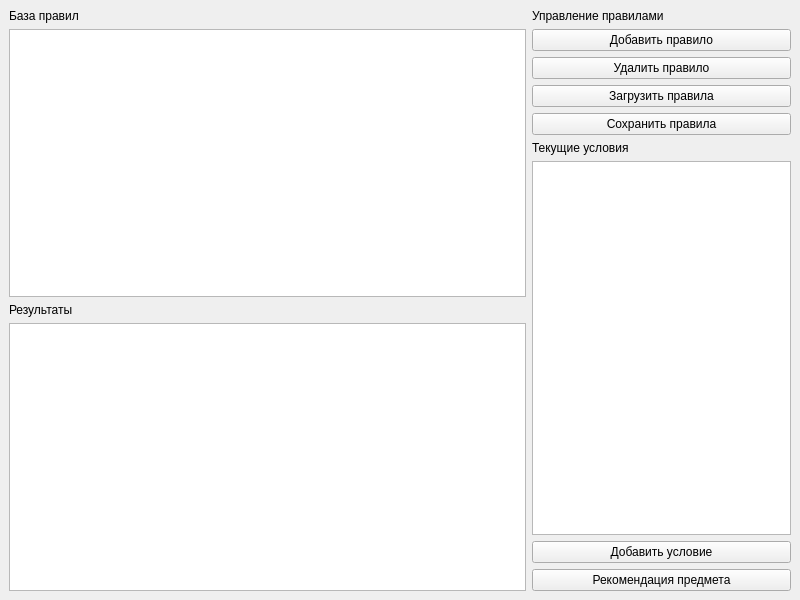
<?xml version="1.0" encoding="UTF-8"?>
<ui version="4.0">
 <class>MainWindow</class>
 <widget class="QMainWindow" name="MainWindow">
  <property name="geometry">
   <rect>
    <x>0</x>
    <y>0</y>
    <width>800</width>
    <height>600</height>
   </rect>
  </property>
  <property name="windowTitle">
   <string>Система подбора предметов для игры League of Legends</string>
  </property>
  <widget class="QWidget" name="centralwidget">
   <layout class="QHBoxLayout" name="horizontalLayout" stretch="2,1">
    <item>
     <layout class="QVBoxLayout" name="verticalLayout_7">
      <item>
       <layout class="QVBoxLayout" name="verticalLayout">
        <item>
         <widget class="QLabel" name="ruleBaseLabel">
          <property name="text">
           <string>База правил</string>
          </property>
         </widget>
        </item>
        <item>
         <widget class="QTableView" name="rulesBaseTable"/>
        </item>
       </layout>
      </item>
      <item>
       <layout class="QVBoxLayout" name="verticalLayout_5">
        <item>
         <widget class="QLabel" name="resultLabel">
          <property name="text">
           <string>Результаты</string>
          </property>
         </widget>
        </item>
        <item>
         <widget class="QTextEdit" name="result">
          <property name="readOnly">
           <bool>true</bool>
          </property>
         </widget>
        </item>
       </layout>
      </item>
     </layout>
    </item>
    <item>
     <layout class="QVBoxLayout" name="verticalLayout_6">
      <item>
       <layout class="QVBoxLayout" name="verticalLayout_3">
        <item>
         <widget class="QLabel" name="rulesManagementLabel">
          <property name="text">
           <string>Управление правилами</string>
          </property>
         </widget>
        </item>
        <item>
         <layout class="QVBoxLayout" name="verticalLayout_2">
          <item>
           <widget class="QPushButton" name="addRuleBtn">
            <property name="text">
             <string>Добавить правило</string>
            </property>
           </widget>
          </item>
          <item>
           <widget class="QPushButton" name="deleteRuleBtn">
            <property name="text">
             <string>Удалить правило</string>
            </property>
           </widget>
          </item>
          <item>
           <widget class="QPushButton" name="loadRulesBtn">
            <property name="text">
             <string>Загрузить правила</string>
            </property>
           </widget>
          </item>
          <item>
           <widget class="QPushButton" name="saveRulesBtn">
            <property name="text">
             <string>Сохранить правила</string>
            </property>
           </widget>
          </item>
         </layout>
        </item>
       </layout>
      </item>
      <item>
       <layout class="QVBoxLayout" name="verticalLayout_4">
        <item>
         <widget class="QLabel" name="currentConditionsLabel">
          <property name="text">
           <string>Текущие условия</string>
          </property>
         </widget>
        </item>
        <item>
         <widget class="QListWidget" name="currentConditions"/>
        </item>
        <item>
         <widget class="QPushButton" name="addConditionBtn">
          <property name="text">
           <string>Добавить условие</string>
          </property>
         </widget>
        </item>
       </layout>
      </item>
      <item>
       <widget class="QPushButton" name="recommendItemBtn">
        <property name="text">
         <string>Рекомендация предмета</string>
        </property>
       </widget>
      </item>
     </layout>
    </item>
   </layout>
  </widget>
 </widget>
 <resources/>
 <connections/>
</ui>
